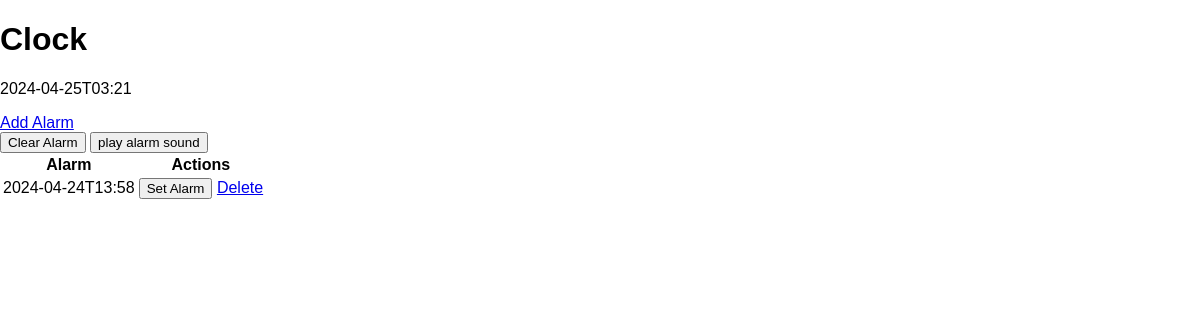
Before: /clock with the older database file.
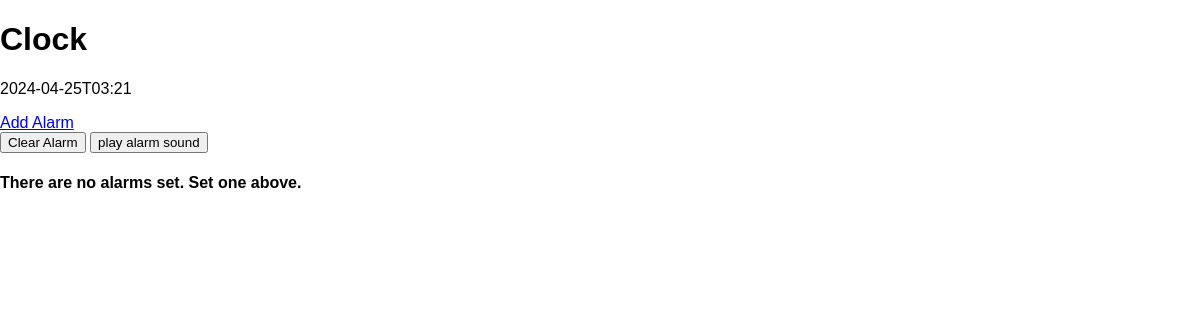
After: the same page with the newer database file.
### app.py (models this page shows, shortened)
class Alarm(db.Model):
    id = db.Column(db.Integer, primary_key=True)
    content = db.Column(db.String(17), nullable=False)

### app.py (the view)
@app.route('/clock', methods=['GET'])
def clock():
    alarms = Alarm.query.all()
    return render_template('clock.html', alarms=alarms)

### templates/clock.html (shortened to what this page needs)
{% extends 'base.html' %}
{% block body %}
<h1>Clock</h1>
<p id="clock">Here will be date|time</p>
<a href="/add_alarm">Add Alarm</a>
<div>
    <button onclick="snooze()">Clear Alarm</button>
    <button onclick="playAlarm()">play alarm sound</button>
</div>
{% if alarms|length < 1 %}
<h4>There are no alarms set. Set one above.</h4>
{% else %}
<table>
    <tr>
        <th>Alarm</th>
        <th>Actions</th>
    </tr>
    <tr>
        {% for alarm in alarms %}
        <td>{{ alarm.content }}</td>
        <td>
            <button onclick="setAlarm('{{ alarm.content }}')">Set Alarm</button>
            <a href="/delete_alarm/{{ alarm.id }}">Delete</a>
        </td>
    </tr>
    {% endfor %}
</table>
{% endif %}
{% endblock %}

### templates/base.html (shortened to what this page needs)
<!DOCTYPE html>
<html lang="en">
<head>
    <link rel="stylesheet" href="{{ url_for('static', filename='css/main.css') }}">
</head>
<body>
    {% block body %} {% endblock %}
</body>
</html>

### static/css/main.css (style rules this page uses)
body { margin: 0; font-family: sans-serif; }

Changed rows visible on the page:
removed Alarm: content "2024-04-24T13:58"
Other visible differences:
text no longer shown: "Alarm Actions"
text now shown: "There are no alarms set. Set one above."
